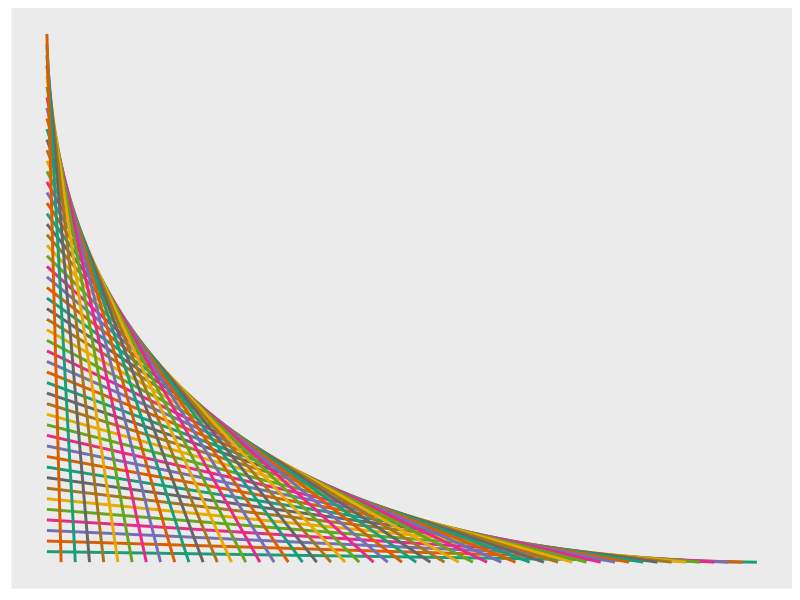

This chart was generated by the following R code:
pkg <- c("ggplot2","reshape2","RColorBrewer")
inst <- pkg %in% installed.packages()
if(length(pkg[!inst]) > 0) install.packages(pkg[!inst],repos="http://cran.rstudio.com/")
lapply(pkg,require,character.only=TRUE)
rm(list=c("pkg","inst"))

n <- 50
m1 <- data.frame(x=c(rep(0,n),seq(n,1,-1)),
                 y=c(seq(1,n,1),rep(0,n)),
                 group=rep(seq(1,n,1),2))

p1 <- ggplot(data=m1,aes(x=x,y=y,group=group,color=factor(group))) + 
    scale_color_manual(values=rep(brewer.pal(8,"Dark2"),times=n*2)) + 
    geom_line(size=1.0) + 
    theme(legend.position="none",
          axis.title=element_blank(),
          panel.grid=element_blank(),
          axis.text=element_blank(),
          axis.ticks=element_blank())
p1
